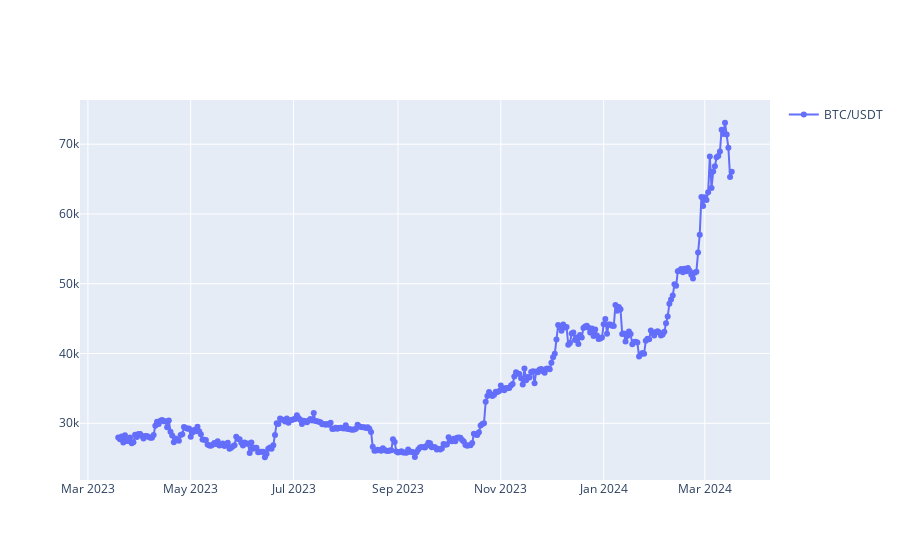

Write notebook code for a chart like this one.
### Code cell
plot_daily_prices('BTC', 365)

### Figure 1 — Plotly figure (JSON) as saved in the notebook; plotly's stock layout.template omitted (floating-point values rounded to 4 significant figures; data arrays with more than 128 entries replaced by an {"elided": "..."} marker saying what was removed)
{"data": [{"mode": "lines+markers", "name": "BTC/USDT", "type": "scatter", "x": {"elided": "365 str values"}, "y": {"elided": "365 float values"}}], "layout": {"showlegend": true}}
